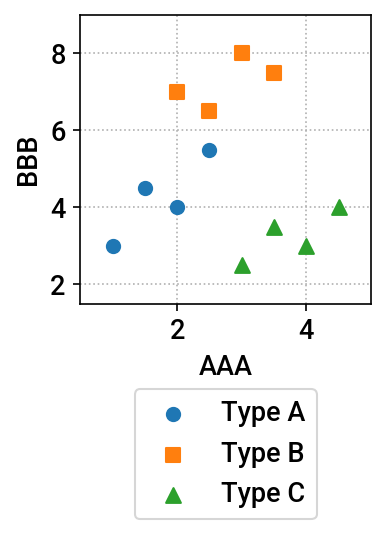

Write the Python code that produced this figure.
import matplotlib.pyplot as plt
from pathlib import Path


def main():
    # 出力画像パスは好きにしてください
    out = Path(__file__).resolve().with_suffix('.png')

    # ダミーデータ
    x1 = [1.0, 1.5, 2.0, 2.5]
    y1 = [3.0, 4.5, 4.0, 5.5]

    x2 = [2.0, 2.5, 3.0, 3.5]
    y2 = [7.0, 6.5, 8.0, 7.5]

    x3 = [3.0, 3.5, 4.0, 4.5]
    y3 = [2.5, 3.5, 3.0, 4.0]

    context = {}
    context['font.family'] = 'Roboto'
    for key in ['font.weight', 'axes.labelweight']:
        context[key] = 'medium'
    context['font.size'] = 13

    with plt.rc_context(context):
        fig, ax = plt.subplots(figsize=(2.5, 2.5))

        points1 = ax.scatter(x1, y1, marker='o', s=40, color='tab:blue', zorder=3)
        points2 = ax.scatter(x2, y2, marker='s', s=40, color='tab:orange', zorder=3)
        points3 = ax.scatter(x3, y3, marker='^', s=50, color='tab:green', zorder=3)

        ax.set_xlabel('AAA')
        ax.set_ylabel('BBB')
        ax.set_xlim((0.5, 5.0))
        ax.set_ylim((1.5, 9.0))
        ax.set_axisbelow(True)
        ax.grid(axis='both', linestyle='dotted')

        desc = {}
        desc['Type A'] = points1
        desc['Type B'] = points2
        desc['Type C'] = points3
        ax.legend(
            desc.values(), desc.keys(), ncols=1,
            loc='upper center', bbox_to_anchor=(0.5, -0.25),
        )

        fig.savefig(out, dpi=150, bbox_inches='tight')


if __name__ == '__main__':
    main()
